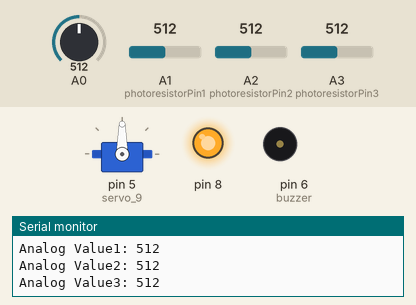
Simulated run of this sketch. Board: Arduino Uno, built with avr-gcc and run on an emulated ATmega328P. Shown: servo, output pins drawn as LEDs (lit = HIGH), buzzer (waves = sounding), the last lines printed to the serial monitor. Inputs (shaded band) come from the test bench; at power-on: A3 (photoresistorPin3) = 512, A0 = 512, A1 (photoresistorPin1) = 512, A2 (photoresistorPin2) = 512.

Above: at 1.3 s.
1.4 s: A3 (photoresistorPin3) set to 24
At 2.15 s:
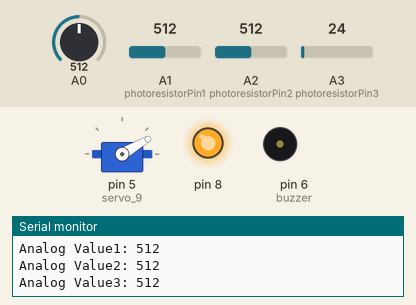
8.4 s: A3 (photoresistorPin3) set to 20
At 15.3 s:
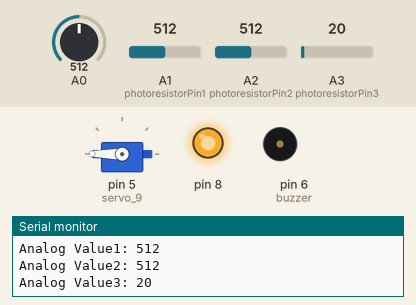
15.4 s: A0 set to 632
At 17.29 s:
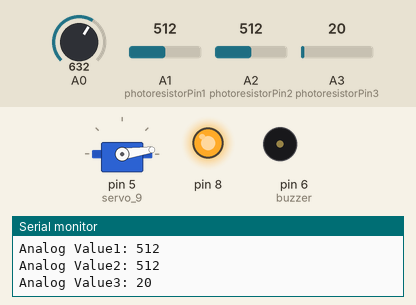
18.9 s: A0 set to 666
At 20.7 s:
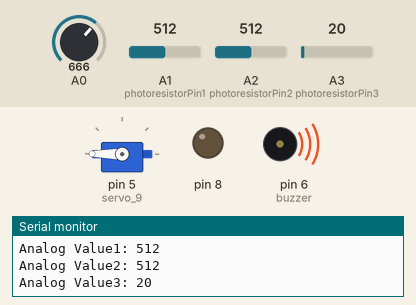
23.9 s: A1 (photoresistorPin1) set to 24
30.5 s: A1 (photoresistorPin1) set to 20
Timing chart, 0 to 35.0 s (numbered marks = the images above; inputs shaded):
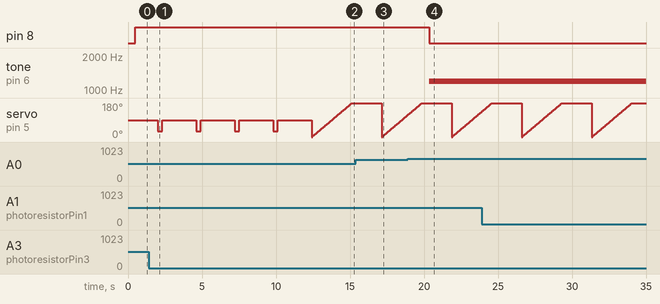

Measured:
- the behaviour switches between 22 and 21 on A3 (photoresistorPin3) (found by bisection; images 1 and 2)
- the behaviour switches between 650 and 651 on A0 (found by bisection; images 3 and 4)
- after the input at 18.9 s, pin 8: HIGH → LOW after 1.5 s; tone on pin 6 (buzzer): silent → 1200 Hz after 1.5 s

The sketch:

fire_system1.ino
```cpp
#include <Servo.h>
int  valor_limite = 650;
int pos = 0;
const int buzzer = 6;
const int photoresistorPin1 = A1;
const int photoresistorPin2 = A2;
const int photoresistorPin3 = A3;
Servo servo_9;
void setup() {
  Serial.begin(9600);
  pinMode(8, OUTPUT);
  pinMode(buzzer, OUTPUT);
  servo_9.attach(5, 500, 2500);
}

void loop() {
  Serial.println(analogRead(A0));
  int sensorValue1 = analogRead(photoresistorPin1);
  int sensorValue2 = analogRead(photoresistorPin2);
  int sensorValue3 = analogRead(photoresistorPin3);
  Serial.print("Analog Value1: ");
  Serial.println(sensorValue1);
  Serial.print("Analog Value2: ");
  Serial.println(sensorValue2);
  Serial.print("Analog Value3: ");
  Serial.println(sensorValue3);
  delay(500);

  if(analogRead(A0) > valor_limite){
    digitalWrite(8, LOW);
    digitalWrite(7, HIGH);
    tone(buzzer, 1200);
    delay(500);
  }
  else{
    digitalWrite(8, HIGH);
    digitalWrite(7, LOW);
    noTone(buzzer);
    delay(500);
    }
  delay (1000);
      if (sensorValue3>21){
        servo_9.write(30);
       delay(300);  // Wait for 1 second

  servo_9.write(90);  // Anticlockwise 30 degrees
  delay(300);
    }
  else if (sensorValue1>22){
    for (pos = 0; pos <= 180; pos += 1) {
    // tell servo to go to position in variable 'pos'
    servo_9.write(pos);
    // wait 15 ms for servo to reach the position
    delay(15); // Wait for 15 millisecond(s)
    }

  }
}
```
